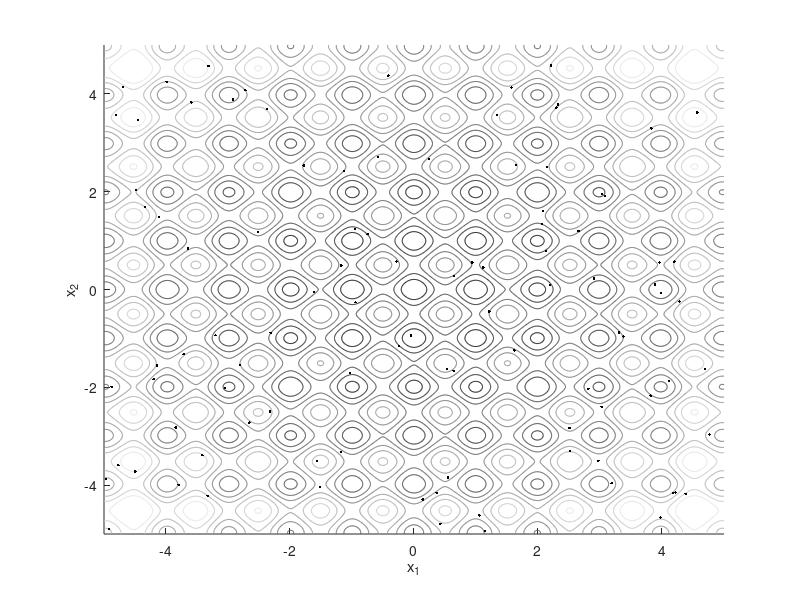
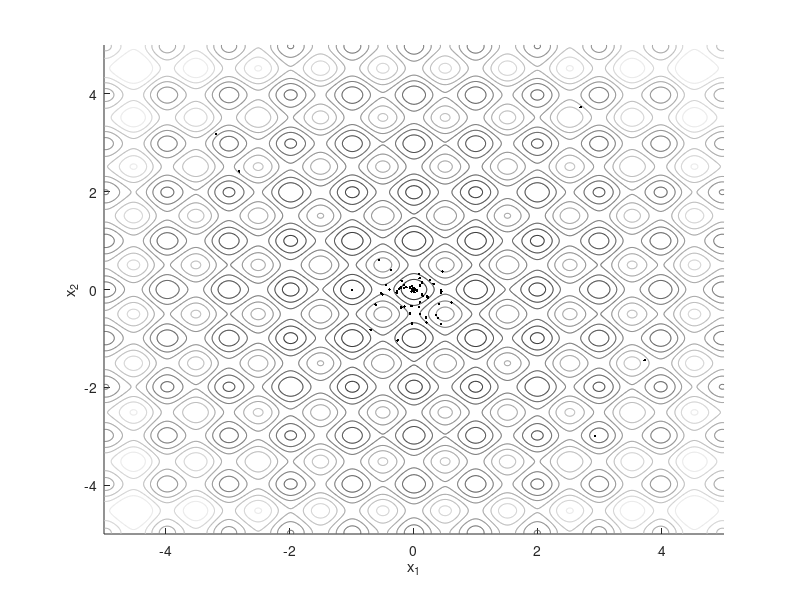
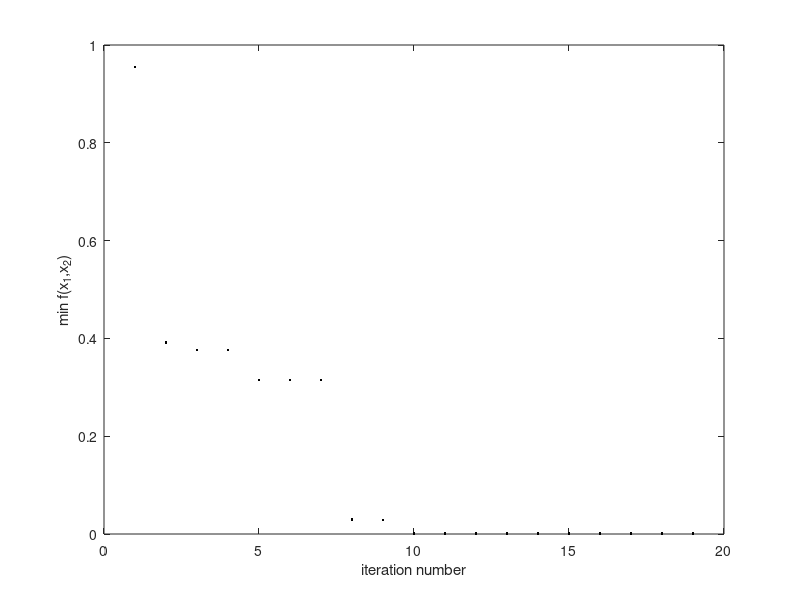

These figures' MATLAB source, in order:
% Firefly Algorithm for minimization of the Rastregin function
% written by Mojtaba Eslami

clear all

alpha = 1;
gamma = 1;
beta = 1;

MaxGeneration = 20;
m = 100; % number of fireflies
X = -5+10*rand(2,m);

x = [-5:0.01:5];
y = [-5:0.01:5];
for i=1:length(x)
    for j=1:length(y)
        f(i,j) = 20+x(i)^2+y(j)^2-10*(cos(2*pi*x(i))+cos(2*pi*y(j)));
    end
end

figure(1);clf;hold on
contour(x,y,f,10)
plot(X(1,:),X(2,:),'k.')
xlabel('x_1')
ylabel('x_2')
colormap(gray)
axis([-5 5 -5 5])

I_best = -1;

for k=1:length(X)
    I(k) = 1/(20+X(1,k)^2+X(2,k)^2-10*(cos(2*pi*X(1,k))+cos(2*pi*X(2,k))));
end

t = 1;
while t<MaxGeneration
    for i=1:m
        for j=1:m
            if I(j)>I(i)
                X(:,i) = X(:,i)+beta*exp(-gamma*norm(X(:,i)-X(:,j))^2)*(X(:,j)-X(:,i))+alpha*(rand(2,1)-.5);
                I(i) = 1/(20+X(1,i)^2+X(2,i)^2-10*(cos(2*pi*X(1,i))+cos(2*pi*X(2,i))));
            end
        end
    end
    
    index = find(I==max(I),1);
        
    if max(I)>I_best
        X_best = X(:,index);
        I_best = max(I);
        f_best(t) = 1/I_best;
    else
        f_best(t) = min(f_best);
    end
    
    X(:,index) = X(:,index)+2*(rand(2,1)-.5); % random movement of the best firefly
    
    t = t+1;
end

figure(2);clf;hold on
contour(x,y,f,10)
plot(X(1,:),X(2,:),'k.')
xlabel('x_1')
ylabel('x_2')
colormap(gray)
axis([-5 5 -5 5])

figure(3)
plot(f_best,'k.')
xlabel('iteration number')
ylabel('min f(x_1,x_2)')

X_best